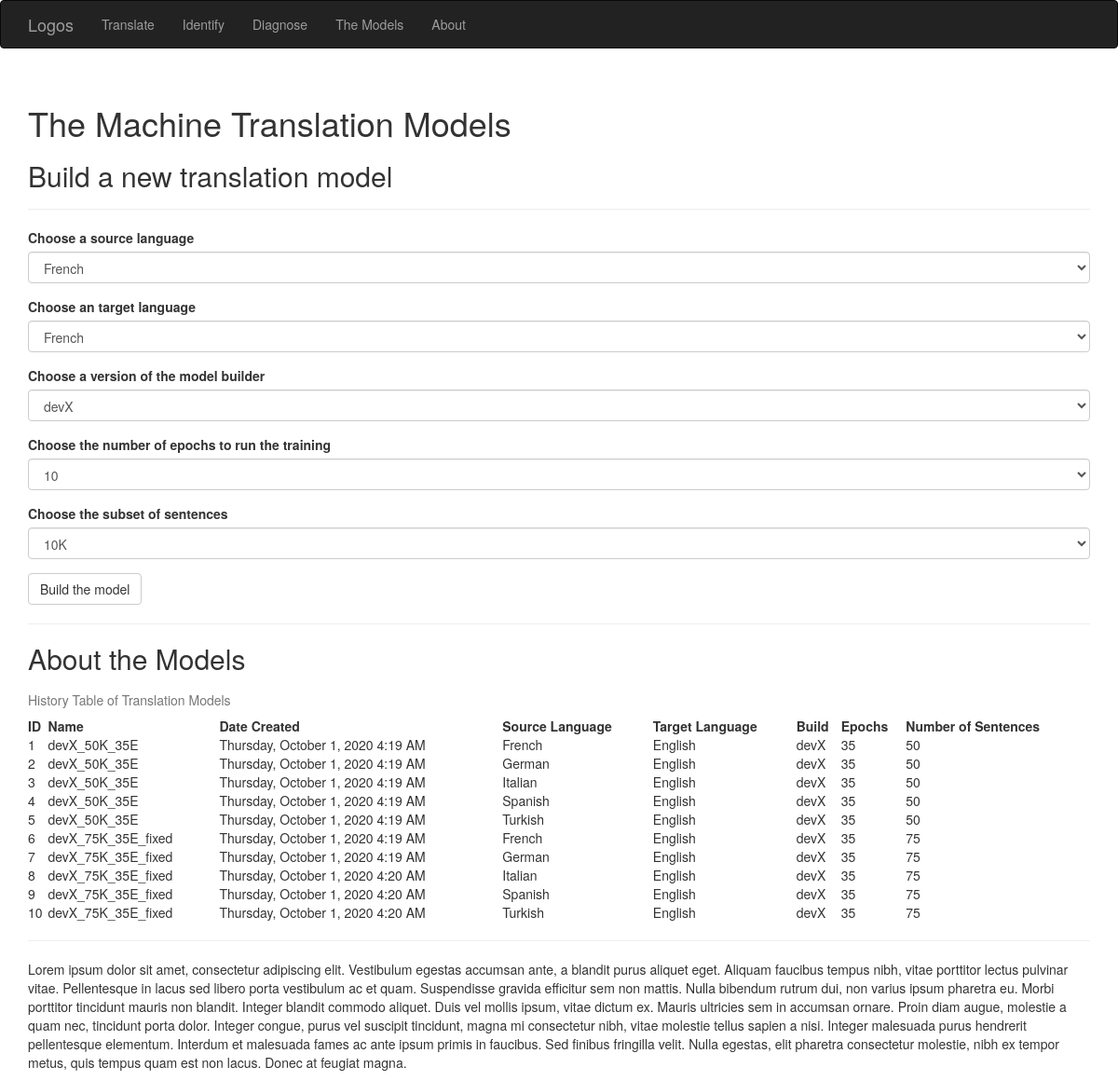
Page /themodels on the committed database.
### app/models.py (models this page shows, shortened)
class TranslationModel(db.Model):
    __tablename__ = 'translation_models'
    id = db.Column(db.Integer, primary_key=True)
    date = db.Column(db.DateTime())
    name = db.Column(db.String(64))
    summary = db.Column(db.String(64))
    number_of_epochs = db.Column(db.Integer, db.ForeignKey('epochs.id'))
    number_of_sentences = db.Column(db.Integer, db.ForeignKey('subsets.id'))
    source_lang_id = db.Column(db.Integer)
    target_lang_id = db.Column(db.Integer)
    build_id = db.Column(db.Integer)
    model_path = db.Column(db.String)
    source_tokenizer = db.Column(db.String)
    source_max_length = db.Column(db.Integer)
    source_word_count = db.Column(db.Integer)
    target_tokenizer = db.Column(db.String)
    target_word_count = db.Column(db.Integer)
    target_max_length = db.Column(db.Integer)
    aws_bucket_name = db.Column(db.String(64))

class Language(db.Model):
    __tablename__ = 'languages'
    id = db.Column(db.Integer, primary_key=True)
    code = db.Column(db.String(64), unique=True)
    name = db.Column(db.String(64))
    en_name = db.Column (db.String(64))

class Build(db.Model):
    __tablename__ = 'builds'
    id = db.Column(db.Integer, primary_key=True)
    name = db.Column(db.String(64), unique=True)
    summary = db.Column(db.String(64))

### app/main/views.py (the view, shortened to what this page needs)
@main.route('/themodels', methods=['GET', 'POST'])
def themodels():
    table_of_model_history = [[model.id,
                               model.date,
                               model.name,
                               Language.query.filter_by(id=model.source_lang_id).first().en_name,
                               Language.query.filter_by(id=model.target_lang_id).first().en_name,
                               Build.query.filter_by(id=model.build_id).first().name,
                               model.number_of_epochs,
                               model.number_of_sentences] \
                                   for model in TranslationModel.query.all()]
    form = BuildModelForm()
    form.form_selection_input_lang.choices = [f'{lang.en_name}' for lang in Language.query.all()]
    form.form_selection_output_lang.choices = [f'{lang.en_name}' for lang in Language.query.all()]
    form.form_selection_build_name.choices = [f'{build.name}' for build in Build.query.all()]
    form.form_selection_number_of_epochs.choices = [f'{epoch.number_of_epochs}' for epoch in Epoch.query.all()]
    form.form_selection_number_of_sentences.choices = [f'{subset.display_string_of_number}' for subset in Subset.query.all()]
    if 'input_lang' in session:
        form.form_selection_input_lang.data = session['input_lang']
    if 'output_lang' in session:
        form.form_selection_output_lang.data= session['output_lang']
    if 'build_name' in session:
        form.form_selection_build_name.data= session['build_name']
    if 'epochs' in session:
        form.form_selection_number_of_epochs.data= session['epochs']
    if 'subset' in session:
        form.form_selection_number_of_sentences.data= session['subset']
    return render_template('themodels.html',
                            form=form,
                            form_selection_input_lang=session.get('input_lang'),
                            form_selection_output_lang=session.get('output_lang'),
                            form_selection_build_name=session.get('build_name'),
                            form_selection_number_of_epochs=session.get('epochs'),
                            form_selection_number_of_sentences=session.get('subset'),
                            table_of_model_history=table_of_model_history,
                            current_time=datetime.utcnow())

### app/main/forms.py
class BuildModelForm(FlaskForm):
    form_selection_input_lang = SelectField('Choose a source language', validators=[DataRequired()])
    form_selection_output_lang = SelectField('Choose an target language', validators=[DataRequired()])
    form_selection_build_name = SelectField('Choose a version of the model builder', validators=[DataRequired()])
    form_selection_number_of_epochs = SelectField('Choose the number of epochs to run the training', validators=[DataRequired()])
    form_selection_number_of_sentences = SelectField('Choose the subset of sentences', validators=[DataRequired()])
    submit = SubmitField('Build the model')

### app/templates/themodels.html (shortened to what this page needs)
{% extends "base.html" %}
{% import "bootstrap/wtf.html" as wtf %}
{% block head %}
{{ super() }}
{% endblock %}
{% block page_content %}
<div class="page-header">
    <h1>The Machine Translation Models</h1>
    <h2>Build a new translation model</h2>
</div>
{{ wtf.quick_form(form) }}
<hr/>
<div class="page=header">
    <h2>About the Models</h2>
    <table style="width:100%">
        <caption>History Table of Translation Models</caption>
        <tr>
          <th>ID</th>
          <th>Name</th>
          <th>Date Created</th>
          <th>Source Language</th>
          <th>Target Language</th>
          <th>Build</th>
          <th>Epochs</th>
          <th>Number of Sentences</th>
        </tr>
        {% for model in table_of_model_history %}
        <tr>
          <td>{{ model[0] }}</td>
          <td>{{ model[2] }}</td>
          <td>{{ moment(model[1]).format('LLLL')  }}</td>
          <td>{{ model[3] }}</td>
          <td>{{ model[4] }}</td>
          <td>{{ model[5] }}</td>
          <td>{{ model[6] }}</td>
          <td>{{ model[7] }}</td>
        </tr>
        {% endfor %}
    </table>
    <hr/>
    <p>Lorem ipsum dolor sit amet, consectetur adipiscing elit. Vestibulum egestas accumsan ante, a blandit purus aliquet eget. Aliquam faucibus tempus nibh, vitae porttitor lectus pulvinar vitae. Pellentesque in lacus sed libero porta vestibulum ac et quam. Suspendisse gravida efficitur sem non mattis. Nulla bibendum rutrum dui, non varius ipsum pharetra eu. Morbi porttitor tincidunt mauris non blandit. Integer blandit commodo aliquet. Duis vel mollis ipsum, vitae dictum ex. Mauris ultricies sem in accumsan ornare. Proin diam augue, molestie a quam nec, tincidunt porta dolor. Integer congue, purus vel suscipit tincidunt, magna mi consectetur nibh, vitae molestie tellus sapien a nisi. Integer malesuada purus hendrerit pellentesque elementum. Interdum et malesuada fames ac ante ipsum primis in faucibus. Sed finibus fringilla velit. Nulla egestas, elit pharetra consectetur molestie, nibh ex tempor metus, quis tempus quam est non lacus. Donec at feugiat magna.</p>
</div>
{% endblock %}

### rows in the picture
TranslationModel: name "devX_50K_35E", date "Thursday, October 1, 2020 4:19 AM"
Language: en_name "French" "French"
Language: en_name "English" "English" "English" "English" "English" "English" "English" "English" "English" "English"
Build: name "devX" "devX" "devX" "devX" "devX" "devX" "devX" "devX" "devX" "devX"
TranslationModel: name "devX_50K_35E", date "Thursday, October 1, 2020 4:19 AM"
Language: en_name "German" "German"
TranslationModel: name "devX_50K_35E", date "Thursday, October 1, 2020 4:19 AM"
Language: en_name "Italian" "Italian"
TranslationModel: name "devX_50K_35E", date "Thursday, October 1, 2020 4:19 AM"
Language: en_name "Spanish" "Spanish"
TranslationModel: name "devX_50K_35E", date "Thursday, October 1, 2020 4:19 AM"
Language: en_name "Turkish" "Turkish"
TranslationModel: name "devX_75K_35E_fixed", date "Thursday, October 1, 2020 4:19 AM"
TranslationModel: name "devX_75K_35E_fixed", date "Thursday, October 1, 2020 4:19 AM"
TranslationModel: name "devX_75K_35E_fixed", date "Thursday, October 1, 2020 4:20 AM"
TranslationModel: name "devX_75K_35E_fixed", date "Thursday, October 1, 2020 4:20 AM"
TranslationModel: name "devX_75K_35E_fixed", date "Thursday, October 1, 2020 4:20 AM"

### other values in the picture
{{ model[0] }} "1" "2" "3" "4" "5" "6" "7" "8" "9" "10"
{{ model[6] }} "35" "35" "35" "35" "35" "35" "35" "35" "35" "35"
{{ model[7] }} "50" "50" "50" "50" "50" "75" "75" "75" "75" "75"
